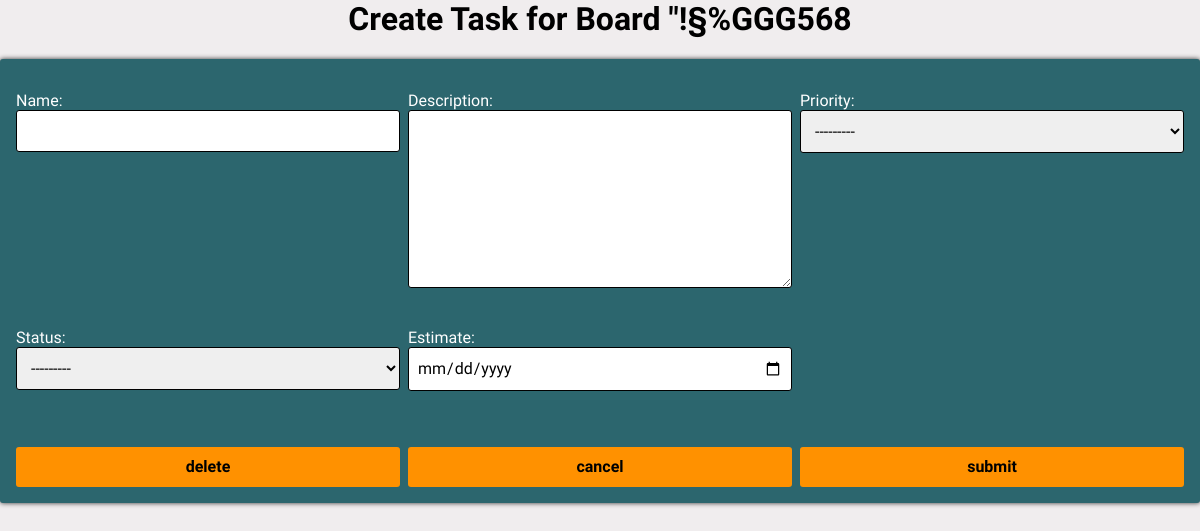
/board/7/create_card/, run on an earlier commit of the app's database.
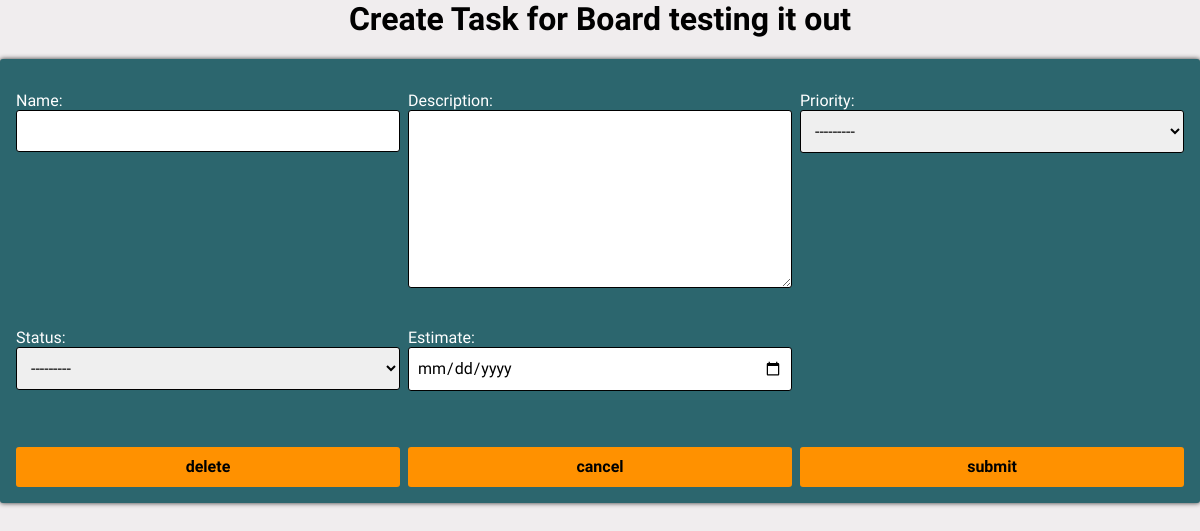
And on a later commit of the database.
### base/models.py (models this page shows, shortened)
class Board(models.Model):
    owner = models.ForeignKey(User, on_delete=models.SET_NULL, null=True)
    name = models.CharField(max_length=200, null=True)
    description = models.TextField(null=True, blank=True)
    participants = models.ManyToManyField(User, related_name="participants", blank=True)
    updated = models.DateTimeField(auto_now=True, null=True)
    created = models.DateTimeField(auto_now_add=True, null=True)

### base/views.py (the view, shortened to what this page needs)
# urls.py: path('board/<str:pk>/create_card/', views.createCard, name='create-card'),
def createCard(request, pk):
    board = Board.objects.get(id=pk)
    form = TaskForm
    creator = request.user
    context = {'form': form, 'board': board, 'creator': creator}
    return render(request, 'base/card_form.html', context)

### base/templates/base/card_form.html (shortened to what this page needs)
{% load static %}
{% block content %}
<head>
    <link rel='stylesheet'
        href='https://cdn-uicons.flaticon.com/uicons-regular-straight/css/uicons-regular-straight.css'>
    <link rel="stylesheet" href="{% static 'styles/app.css' %}">
</head>
<h1>Create Task for Board {{ board.name }}</h1>
<form method="POST" action="" class="edit_card">
    {{form.as_p}}
    <div class="main_button"  id="edit_card_delete">delete</div>
    <div class="main_button" id="edit_card_cancel">cancel</div>
    <button class="main_button" type="submit" type="submit" id="edit_card_save">submit</button>
</form>
{% endblock content %}

What changed in the data, as far as the page shows it:
changed Board: name "\"!§%GGG568" → "testing it out"
